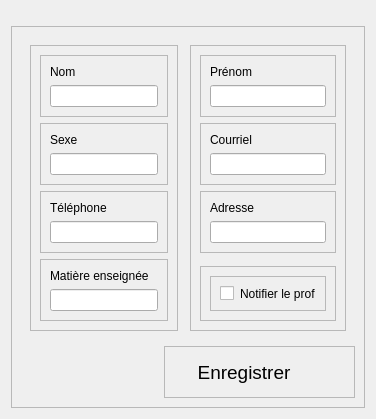
                 <widget class="QWidget" name="add_prof">
                  <layout class="QVBoxLayout" name="verticalLayout_92">
                   <item>
                    <spacer name="verticalSpacer_8">
                     <property name="orientation">
                      <enum>Qt::Vertical</enum>
                     </property>
                     <property name="sizeType">
                      <enum>QSizePolicy::Fixed</enum>
                     </property>
                     <property name="sizeHint" stdset="0">
                      <size>
                       <width>20</width>
                       <height>15</height>
                      </size>
                     </property>
                    </spacer>
                   </item>
                   <item alignment="Qt::AlignTop">
                    <widget class="QFrame" name="frame_71">
                     <property name="frameShape">
                      <enum>QFrame::StyledPanel</enum>
                     </property>
                     <property name="frameShadow">
                      <enum>QFrame::Raised</enum>
                     </property>
                     <layout class="QVBoxLayout" name="verticalLayout_82">
                      <item>
                       <widget class="QWidget" name="widget_6" native="true">
                        <layout class="QHBoxLayout" name="horizontalLayout_37">
                         <item>
                          <widget class="QFrame" name="frame_72">
                           <property name="frameShape">
                            <enum>QFrame::StyledPanel</enum>
                           </property>
                           <property name="frameShadow">
                            <enum>QFrame::Raised</enum>
                           </property>
                           <layout class="QVBoxLayout" name="verticalLayout_83">
                            <item alignment="Qt::AlignTop">
                             <widget class="QFrame" name="frame_73">
                              <property name="frameShape">
                               <enum>QFrame::StyledPanel</enum>
                              </property>
                              <property name="frameShadow">
                               <enum>QFrame::Raised</enum>
                              </property>
                              <layout class="QVBoxLayout" name="verticalLayout_84">
                               <item>
                                <widget class="QLabel" name="label_5">
                                 <property name="text">
                                  <string>Nom</string>
                                 </property>
                                </widget>
                               </item>
                               <item>
                                <widget class="QLineEdit" name="nom_prof"/>
                               </item>
                              </layout>
                             </widget>
                            </item>
                            <item alignment="Qt::AlignTop">
                             <widget class="QFrame" name="frame_74">
                              <property name="frameShape">
                               <enum>QFrame::StyledPanel</enum>
                              </property>
                              <property name="frameShadow">
                               <enum>QFrame::Raised</enum>
                              </property>
                              <layout class="QVBoxLayout" name="verticalLayout_85">
                               <item>
                                <widget class="QLabel" name="label_19">
                                 <property name="text">
                                  <string>Sexe</string>
                                 </property>
                                </widget>
                               </item>
                               <item>
                                <widget class="QLineEdit" name="sexe_prof"/>
                               </item>
                              </layout>
                             </widget>
                            </item>
                            <item alignment="Qt::AlignTop">
                             <widget class="QFrame" name="frame_75">
                              <property name="frameShape">
                               <enum>QFrame::StyledPanel</enum>
                              </property>
                              <property name="frameShadow">
                               <enum>QFrame::Raised</enum>
                              </property>
                              <layout class="QVBoxLayout" name="verticalLayout_86">
                               <item>
                                <widget class="QLabel" name="label_20">
                                 <property name="text">
                                  <string>Téléphone</string>
                                 </property>
                                </widget>
                               </item>
                               <item>
                                <widget class="QLineEdit" name="telephone_prof"/>
                               </item>
                              </layout>
                             </widget>
                            </item>
                            <item>
                             <widget class="QFrame" name="frame_86">
                              <property name="frameShape">
                               <enum>QFrame::StyledPanel</enum>
                              </property>
                              <property name="frameShadow">
                               <enum>QFrame::Raised</enum>
                              </property>
                              <layout class="QVBoxLayout" name="verticalLayout_96">
                               <item>
                                <widget class="QLabel" name="label_24">
                                 <property name="text">
                                  <string>Matière enseignée</string>
                                 </property>
                                </widget>
                               </item>
                               <item>
                                <widget class="QLineEdit" name="matiere_enseignee"/>
                               </item>
                              </layout>
                             </widget>
                            </item>
                           </layout>
                          </widget>
                         </item>
                         <item>
                          <widget class="QFrame" name="frame_76">
                           <property name="frameShape">
                            <enum>QFrame::StyledPanel</enum>
                           </property>
                           <property name="frameShadow">
                            <enum>QFrame::Raised</enum>
                           </property>
                          </widget>
                         </item>
                         <item>
                          <widget class="QFrame" name="frame_77">
                           <property name="frameShape">
                            <enum>QFrame::StyledPanel</enum>
                           </property>
                           <property name="frameShadow">
                            <enum>QFrame::Raised</enum>
                           </property>
                           <layout class="QVBoxLayout" name="verticalLayout_87">
                            <item alignment="Qt::AlignTop">
                             <widget class="QFrame" name="frame_78">
                              <property name="frameShape">
                               <enum>QFrame::StyledPanel</enum>
                              </property>
                              <property name="frameShadow">
                               <enum>QFrame::Raised</enum>
                              </property>
                              <layout class="QVBoxLayout" name="verticalLayout_88">
                               <item>
                                <widget class="QLabel" name="label_21">
                                 <property name="text">
                                  <string>Prénom</string>
                                 </property>
                                </widget>
                               </item>
                               <item>
                                <widget class="QLineEdit" name="prenom_prof"/>
                               </item>
                              </layout>
                             </widget>
                            </item>
                            <item alignment="Qt::AlignTop">
                             <widget class="QFrame" name="frame_79">
                              <property name="frameShape">
                               <enum>QFrame::StyledPanel</enum>
                              </property>
                              <property name="frameShadow">
                               <enum>QFrame::Raised</enum>
                              </property>
                              <layout class="QVBoxLayout" name="verticalLayout_89">
                               <item>
                                <widget class="QLabel" name="label_22">
                                 <property name="text">
                                  <string>Courriel</string>
                                 </property>
                                </widget>
                               </item>
                               <item>
                                <widget class="QLineEdit" name="email_prof"/>
                               </item>
                              </layout>
                             </widget>
                            </item>
                            <item alignment="Qt::AlignTop">
                             <widget class="QFrame" name="frame_80">
                              <property name="frameShape">
                               <enum>QFrame::StyledPanel</enum>
                              </property>
                              <property name="frameShadow">
                               <enum>QFrame::Raised</enum>
                              </property>
                              <layout class="QVBoxLayout" name="verticalLayout_90">
                               <item>
                                <widget class="QLabel" name="label_23">
                                 <property name="text">
                                  <string>Adresse</string>
                                 </property>
                                </widget>
                               </item>
                               <item>
                                <widget class="QLineEdit" name="adresse_prof"/>
                               </item>
                              </layout>
                             </widget>
                            </item>
                            <item alignment="Qt::AlignRight|Qt::AlignBottom">
                             <widget class="QFrame" name="frame_87">
                              <property name="frameShape">
                               <enum>QFrame::StyledPanel</enum>
                              </property>
                              <property name="frameShadow">
                               <enum>QFrame::Raised</enum>
                              </property>
                              <layout class="QVBoxLayout" name="verticalLayout_97">
                               <item>
                                <widget class="QFrame" name="frame_88">
                                 <property name="frameShape">
                                  <enum>QFrame::StyledPanel</enum>
                                 </property>
                                 <property name="frameShadow">
                                  <enum>QFrame::Raised</enum>
                                 </property>
                                 <layout class="QHBoxLayout" name="horizontalLayout_40">
                                  <item>
                                   <widget class="QCheckBox" name="checkBox">
                                    <property name="text">
                                     <string/>
                                    </property>
                                   </widget>
                                  </item>
                                  <item>
                                   <widget class="QLabel" name="label_25">
                                    <property name="text">
                                     <string>Notifier le prof</string>
                                    </property>
                                   </widget>
                                  </item>
                                 </layout>
                                </widget>
                               </item>
                              </layout>
                             </widget>
                            </item>
                           </layout>
                          </widget>
                         </item>
                        </layout>
                       </widget>
                      </item>
                      <item alignment="Qt::AlignRight|Qt::AlignTop">
                       <widget class="QFrame" name="frame_81">
                        <property name="frameShape">
                         <enum>QFrame::StyledPanel</enum>
                        </property>
                        <property name="frameShadow">
                         <enum>QFrame::Raised</enum>
                        </property>
                        <layout class="QVBoxLayout" name="verticalLayout_91">
                         <property name="rightMargin">
                          <number>40</number>
                         </property>
                         <item>
                          <widget class="QPushButton" name="enregistrer_prof">
                           <property name="minimumSize">
                            <size>
                             <width>140</width>
                             <height>32</height>
                            </size>
                           </property>
                           <property name="font">
                            <font>
                             <pointsize>14</pointsize>
                            </font>
                           </property>
                           <property name="text">
                            <string>Enregistrer</string>
                           </property>
                           <property name="flat">
                            <bool>true</bool>
                           </property>
                          </widget>
                         </item>
                        </layout>
                       </widget>
                      </item>
                     </layout>
                    </widget>
                   </item>
                  </layout>
                 </widget>
